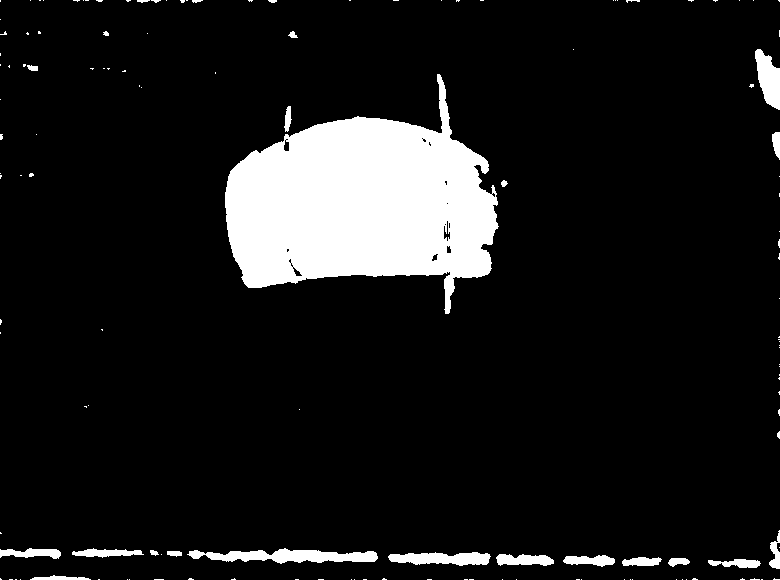
#> input picture data/lentille_plano_convexe/conf_AV.png, 780 x 580 px, given in place of cam_match_PG.png, which was not available
$ python makeSGMFGreatAgain.py
#> lines starting #> are read from the running program, lines starting #| are printed output that depends on the picture; after the words box and inside, x2 and y2 are one past the last pixel; in counts of white or black regions, pixels touching at a corner belong together; pictures that were not available may be replaced by others from this repository, and a replacement may not be noted
import matplotlib.pyplot as plt
from mpl_toolkits.mplot3d import Axes3D
import numpy as np
import cv2
import scipy.signal as sci
from scipy.optimize import curve_fit
from scipy.interpolate import UnivariateSpline, SmoothBivariateSpline, RectBivariateSpline
plt.close('all')
from Camera import Camera
from Ecran import Ecran


#################################################################


#ne fonctionne pas avec .._anto, (trop grosses dimensions pour la univariate smoothing)

# choisir l'échantillon à caractériser parmi la panoplie collector best of 2018-2020 "ah les années poly, c'était beau" :
#miroir_plan_anto, lentille_biconvexe, lentille_plano_convexe, miroir_plan
echantillon = "lentille_plano_convexe"


#################################################################
ecran='allo'
# Camera Point Grey -------------------------------------
sgmf1 = "./data/" + echantillon + "/cam_match_PG.png"
sgmf1=cv2.imread(sgmf1)
#> sgmf1 is the input picture: shape (580, 780, 3); 10.1% white; 139 white regions (114 under 20 px), largest, box (x1, y1, x2, y2) and area: (225, 74, 499, 314) 38013, (187, 548, 378, 564) 1724, (388, 552, 491, 566) 1023
mask1= cv2.imread("./data/" + echantillon + '/extremeconf_PG.png', 0).astype('bool')
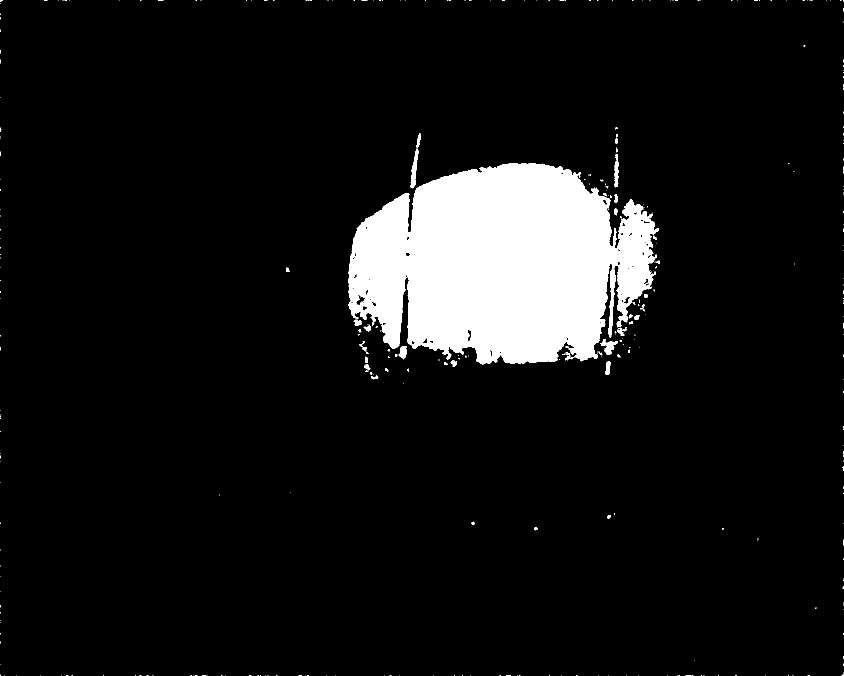
#> input picture data/lentille_plano_convexe/conf_PG.png, 1688 x 1352 px, given in place of extremeconf_PG.png, which was not available (shown at 1/2 size)
#> mask1: shape (1352, 1688) bool; 8.2% white; 383 white regions (342 under 20 px), largest, box (x1, y1, x2, y2) and area: (696, 326, 1318, 729) 181793, (821, 297, 838, 377) 588, (1200, 678, 1236, 710) 491
# Allied vision -------------------------------------
sgmf2 = "./data/" + echantillon + "/cam_match_AV.png"
sgmf2=cv2.imread(sgmf2)
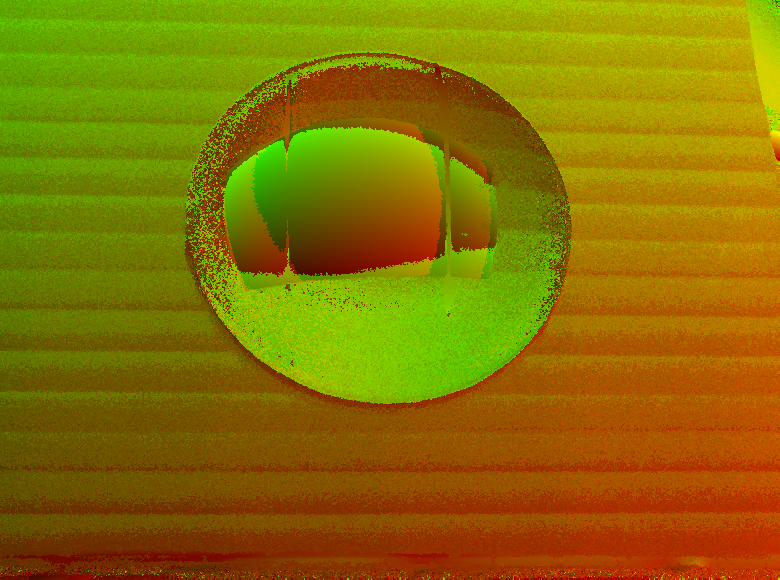
#> input picture data/lentille_plano_convexe/cam_match_AV.png, 780 x 580 px
#> sgmf2 is the input picture: shape (580, 780, 3); mean B, G, R 0, 114.4, 137

mask2= cv2.imread("./data/" + echantillon + '/extremeconf_AV.png', 0).astype('bool')


#################################################################

###### Caméra POINT GREY

#là je suis perdu avec les 0 ou end-1 ... je sais pas si quand je montre shape ça me dit le dernier indice ou le nombre de cases. donc j'efface pas

colonnes = np.arange(0,np.shape(sgmf1)[1])
#> colonnes = 780 values from 0 to 779
lignes = np.arange(0,np.shape(sgmf1)[0])
#> lignes = 580 values from 0 to 579

# print("les colonnes doivent être",colonnes)
# print("les lignes doivent être",lignes)


sgmf = sgmf1
sgmf_median = cv2.medianBlur(sgmf,7)
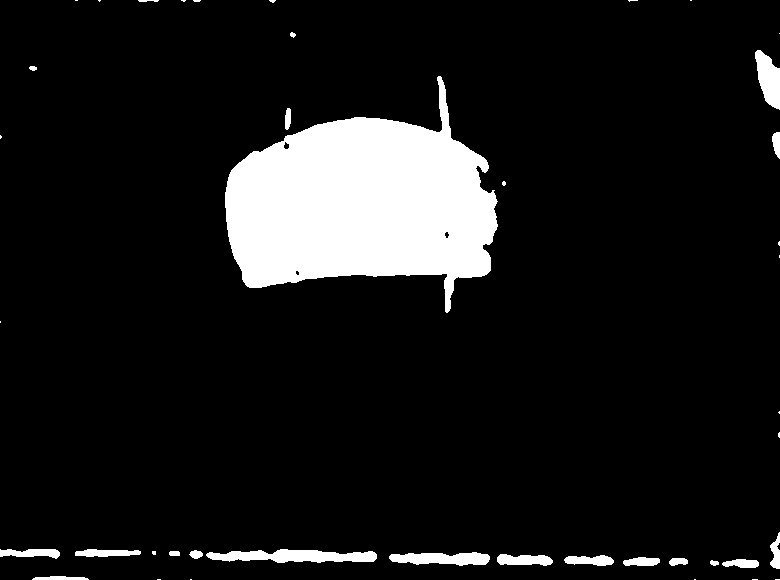
#> sgmf_median: shape (580, 780, 3); 10% white; 42 white regions (21 under 20 px), largest, box (x1, y1, x2, y2) and area: (225, 76, 498, 313) 38161, (206, 549, 377, 563) 1610, (389, 552, 490, 566) 1013
data_v = sgmf_median[:,:,1]#*mask1
data_u = sgmf_median[:,:,2]#*mask1


FULL_SGMF = np.zeros([len(lignes),len(colonnes),2])
print(np.shape(FULL_SGMF))
#| (580, 780, 2)

for colonne in colonnes :
    sgmf_continuous_1D = UnivariateSpline(lignes, data_v[lignes,colonne],s=None)
    FULL_SGMF[lignes,colonne,1] = sgmf_continuous_1D(lignes)

for ligne in lignes :
    sgmf_continuous_1D = UnivariateSpline(colonnes, data_u[ligne,colonnes],s=None)
    FULL_SGMF[ligne,colonnes,0] = sgmf_continuous_1D(colonnes)

plt.imshow(sgmf1[:,:,2])
plt.show()
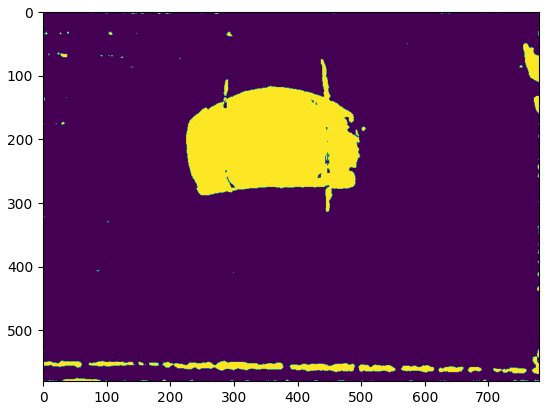
#> figure drawn by matplotlib, 1 panel

plt.imshow(FULL_SGMF[:,:,0])
plt.show()
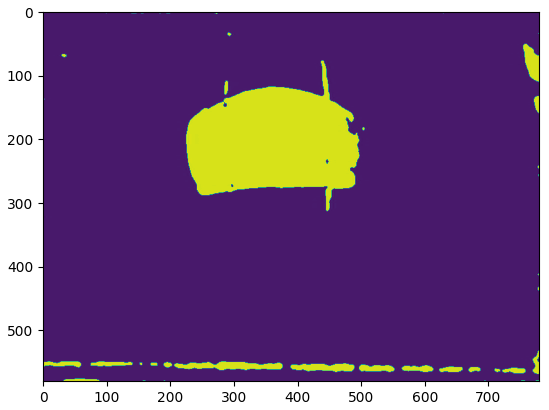
#> figure drawn by matplotlib, 1 panel

#> (the run stopped early here; a loop or call above may not have finished)
